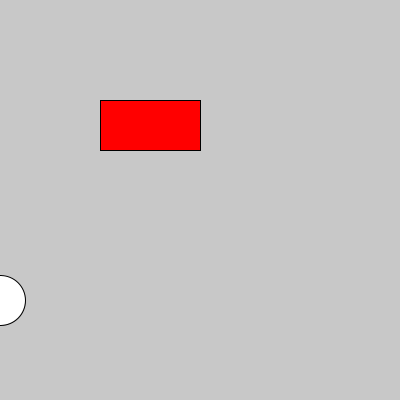
Frame 1 (no input)
Frame 60 (the mouse pressed at the canvas centre just before this capture): identical to frame 1, image omitted
Frame 120 (the mouse held since frame 60 and released just before this capture): identical to frame 1, image omitted

The Processing sketch that drew this single still picture (run headless with seeded random() and noise(); from frame 60 on, the mouse is pressed at the canvas centre):

// Processing sketch: condiconal_boton_click_accion_doble
// ── condiconal_boton_click_accion_doble.pde
boolean activoEllipse = false;
int ellipsePosX = 0;

void setup(){
  size(400,400);
}

void draw(){
  background(200);
  fill(255,0,0);
  rect(100,100,100,50);
  
  
  fill(255);
  ellipse(ellipsePosX, 300, 50, 50);
  if(activoEllipse){
    ellipsePosX++;
  }
  
}

void mouseClicked(){
  if(mouseX > 100 && mouseX < 200 && 
    mouseY > 100 && mouseY < 150){
    activoEllipse=!activoEllipse;
  }
}
